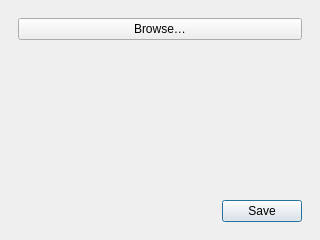
<?xml version="1.0" encoding="UTF-8"?>
<ui version="4.0">
 <author>Delvian Valentine</author>
 <class>Dialog</class>
 <widget class="QDialog" name="Dialog">
  <property name="geometry">
   <rect>
    <x>0</x>
    <y>0</y>
    <width>320</width>
    <height>240</height>
   </rect>
  </property>
  <property name="windowTitle">
   <string>Private Key</string>
  </property>
  <layout class="QVBoxLayout" name="verticalLayout">
   <property name="leftMargin">
    <number>18</number>
   </property>
   <property name="topMargin">
    <number>18</number>
   </property>
   <property name="rightMargin">
    <number>18</number>
   </property>
   <property name="bottomMargin">
    <number>18</number>
   </property>
   <item>
    <widget class="QPushButton" name="button_key">
     <property name="text">
      <string>Browse…</string>
     </property>
     <property name="autoDefault">
      <bool>false</bool>
     </property>
    </widget>
   </item>
   <item>
    <spacer name="verticalSpacer">
     <property name="orientation">
      <enum>Qt::Vertical</enum>
     </property>
     <property name="sizeHint" stdset="0">
      <size>
       <width>20</width>
       <height>135</height>
      </size>
     </property>
    </spacer>
   </item>
   <item>
    <layout class="QHBoxLayout" name="horizontalLayout">
     <item>
      <spacer name="horizontalSpacer">
       <property name="orientation">
        <enum>Qt::Horizontal</enum>
       </property>
       <property name="sizeHint" stdset="0">
        <size>
         <width>40</width>
         <height>20</height>
        </size>
       </property>
      </spacer>
     </item>
     <item>
      <widget class="QPushButton" name="button_save">
       <property name="text">
        <string>Save</string>
       </property>
      </widget>
     </item>
    </layout>
   </item>
  </layout>
 </widget>
 <resources/>
 <connections>
  <connection>
   <sender>button_save</sender>
   <signal>clicked()</signal>
   <receiver>Dialog</receiver>
   <slot>accept()</slot>
   <hints>
    <hint type="sourcelabel">
     <x>260</x>
     <y>207</y>
    </hint>
    <hint type="destinationlabel">
     <x>159</x>
     <y>119</y>
    </hint>
   </hints>
  </connection>
 </connections>
</ui>
